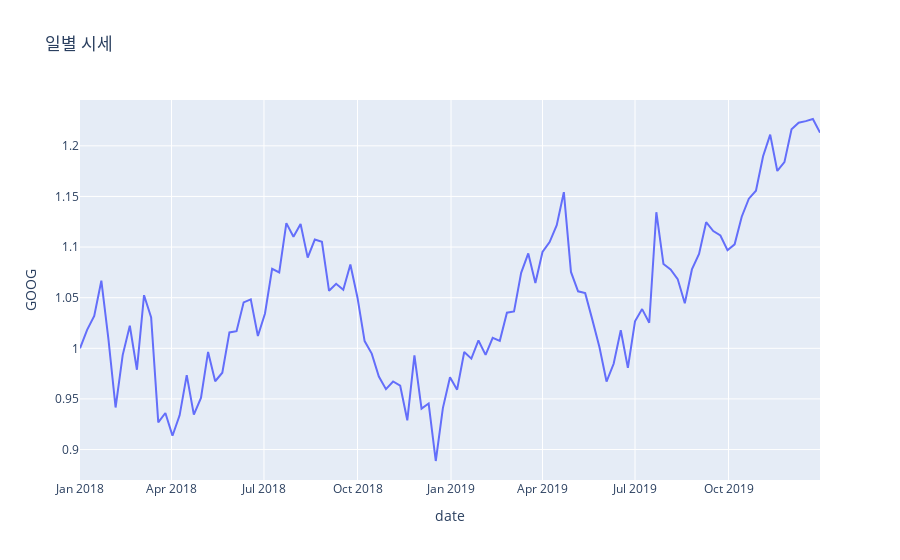

Notebook source saved alongside this figure:
### Markdown cell above
# 일별 수익률 선그래프

### Code cell
px.line(df, x="date", y="GOOG", title="일별 시세")
